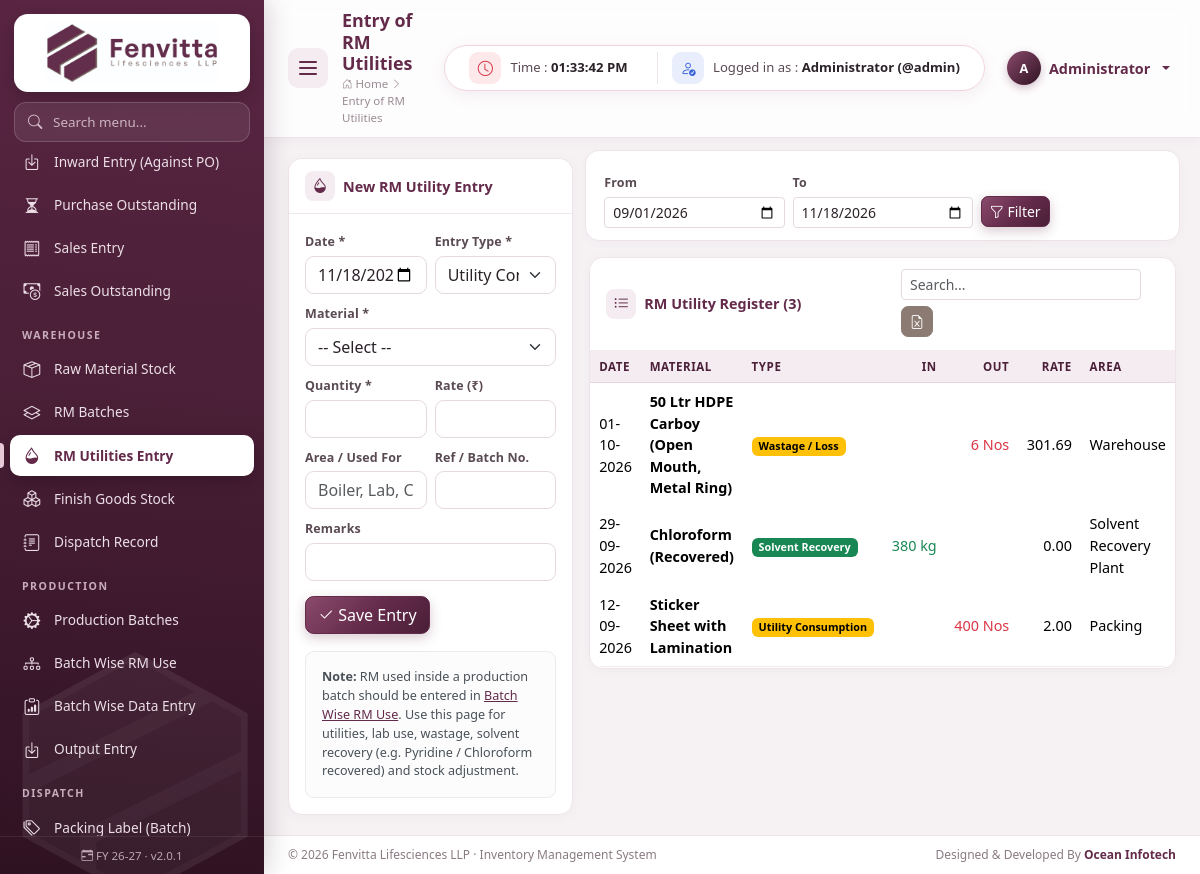
The app's page /modules/rm_utilities/index.php (signed in) with its own data.
### tables this page shows
CREATE TABLE rm_utilities (
  id INT AUTO_INCREMENT PRIMARY KEY,
  entry_date DATE NOT NULL,
  item_id INT NOT NULL,
  entry_type VARCHAR(30) NOT NULL,
  qty DECIMAL(14,3) NOT NULL DEFAULT 0,
  rate DECIMAL(14,2) NOT NULL DEFAULT 0,
  area VARCHAR(100) NULL,
  ref_no VARCHAR(60) NULL,
  remarks VARCHAR(255) NULL,
  created_by INT NULL,
  created_at TIMESTAMP DEFAULT CURRENT_TIMESTAMP,
  INDEX (item_id), INDEX (entry_date)
);

CREATE TABLE items (
  id INT AUTO_INCREMENT PRIMARY KEY,
  item_type ENUM('RM','PM','FG','CONSUMABLE','SERVICE') NOT NULL DEFAULT 'RM',
  code VARCHAR(40) NULL,
  name VARCHAR(150) NOT NULL,
  cas_no VARCHAR(40) NULL,
  grade VARCHAR(60) NULL,
  hsn VARCHAR(20) NULL,
  unit VARCHAR(15) NOT NULL DEFAULT 'kg',
  gst_rate DECIMAL(5,2) NOT NULL DEFAULT 18,
  std_rate DECIMAL(14,2) NOT NULL DEFAULT 0,
  reorder_level DECIMAL(14,3) NOT NULL DEFAULT 0,
  opening_qty DECIMAL(14,3) NOT NULL DEFAULT 0,
  opening_rate DECIMAL(14,2) NOT NULL DEFAULT 0,
  opening_date DATE NULL,
  shelf_life_months INT NOT NULL DEFAULT 0,
  is_active TINYINT(1) NOT NULL DEFAULT 1,
  created_at TIMESTAMP DEFAULT CURRENT_TIMESTAMP,
  INDEX (item_type)
);

### includes/db.php (called while the page is built, shortened)
<?php
$conn = null;
function db()
{
    global $conn;
    if ($conn === null) {
        try {
            $conn = mysqli_connect(DB_HOST, DB_USER, DB_PASS, DB_NAME, DB_PORT);
            mysqli_set_charset($conn, 'utf8mb4');
        } catch (mysqli_sql_exception $e) {
            http_response_code(500);
            die('<h3 style="font-family:sans-serif;color:#632a4a">Database connection failed.</h3>'
                . '<p style="font-family:sans-serif">Check <code>config/config.php</code> and import <code>database/fenvita_inventory.sql</code>.<br><small>'
                . htmlspecialchars($e->getMessage()) . '</small></p>');
        }
    }
    return $conn;
}
function q($sql, $params = [])
{
    $stmt = mysqli_prepare(db(), $sql);
    if ($params) {
        $types = '';
        $values = [];
        foreach ($params as $p) {
            if (is_int($p)) {
                $types .= 'i';
            } elseif (is_float($p)) {
                $types .= 'd';
            } else {
                $types .= 's';
            }
            $values[] = $p;
        }
        mysqli_stmt_bind_param($stmt, $types, ...$values);
    }
    mysqli_stmt_execute($stmt);
    $result = mysqli_stmt_get_result($stmt);
    return $result === false ? true : $result;
}
function rows($sql, $params = [])
{
    $result = q($sql, $params);
    return mysqli_fetch_all($result, MYSQLI_ASSOC);
}
function row($sql, $params = [])
{
    $result = q($sql, $params);
    $r = mysqli_fetch_assoc($result);
    return $r ?: null;
}
function val($sql, $params = [])
{
    $result = q($sql, $params);
    $r = mysqli_fetch_row($result);
    return $r ? $r[0] : null;
}

### modules/rm_utilities/index.php (the view, shortened to what this page needs)
<?php
$entryTypes = [
    'Utility Consumption' => 'OUT',
    'Lab / QC Use' => 'OUT',
    'Wastage / Loss' => 'OUT',
    'Return to Vendor' => 'OUT',
    'Adjustment (-)' => 'OUT',
    'Solvent Recovery' => 'IN',
    'Return from Plant' => 'IN',
    'Adjustment (+)' => 'IN',
];
$from = get('from', date('Y-m-01', strtotime('-2 month')));
$to = get('to', today());
$list = rows('SELECT u.*, i.name item_name, i.unit FROM rm_utilities u JOIN items i ON i.id = u.item_id
              WHERE u.entry_date BETWEEN ? AND ? ORDER BY u.entry_date DESC, u.id DESC', [$from, $to]);
$items = items_for(['RM', 'PM', 'CONSUMABLE']);
include ROOT_PATH . '/includes/header.php';
?>
<div class="row g-3">
    <div class="col-xl-4">
        <div class="card">
            <div class="card-header"><i class="bi bi-droplet-half"></i> New RM Utility Entry</div>
            <div class="card-body">
                <form method="post">
                    <div class="row g-2">
                        <div class="col-6"><label class="form-label">Date *</label><input type="date" name="entry_date" class="form-control" value="<?= today() ?>" required></div>
                        <div class="col-6">
                            <label class="form-label">Entry Type *</label>
                            <select name="entry_type" class="form-select" required>
                                <optgroup label="Stock OUT">
                                    <?php foreach ($entryTypes as $t => $dir) if ($dir === 'OUT') echo '<option>' . e($t) . '</option>'; ?>
                                </optgroup>
                            </select>
                        </div>
                        <div class="col-12">
                            <label class="form-label">Material *</label>
                            <select name="item_id" class="form-select" required data-stock-hint="#stockHint" data-rate-target="#rate"><?= item_options($items, null, true) ?></select>
                        </div>
                        <div class="col-6"><label class="form-label">Quantity *</label><input type="number" step="0.001" name="qty" class="form-control" required></div>
                        <div class="col-6"><label class="form-label">Rate (₹)</label><input type="number" step="0.01" name="rate" id="rate" class="form-control"></div>
                        <div class="col-6"><label class="form-label">Area / Used For</label><input name="area" class="form-control" list="areaList" placeholder="Boiler, Lab, Cleaning...">
                            </div>
                        <div class="col-6"><label class="form-label">Ref / Batch No.</label><input name="ref_no" class="form-control"></div>
                        <div class="col-12"><label class="form-label">Remarks</label><input name="remarks" class="form-control"></div>
                    </div>
                    <button class="btn btn-primary mt-3"><i class="bi bi-check2"></i> Save Entry</button>
                </form>
                <div class="alert alert-light small mt-3 mb-0">
                    <b>Note:</b> RM used inside a production batch should be entered in <a href="<?= url('batch_rm') ?>">Batch Wise RM Use</a>.
                    Use this page for utilities, lab use, wastage, solvent recovery (e.g. Pyridine / Chloroform recovered) and stock adjustment.
                </div>
            </div>
        </div>
    </div>
    <div class="col-xl-8">
        <form class="filter-bar row g-2 align-items-end">
            <div class="col-md-4"><label class="form-label">From</label><input type="date" name="from" class="form-control form-control-sm" value="<?= e($from) ?>"></div>
            <div class="col-md-4"><label class="form-label">To</label><input type="date" name="to" class="form-control form-control-sm" value="<?= e($to) ?>"></div>
            <div class="col-md-4"><button class="btn btn-sm btn-primary"><i class="bi bi-funnel"></i> Filter</button></div>
        </form>
        <div class="card">
            <div class="card-header"><i class="bi bi-list-ul"></i> RM Utility Register (<?= count($list) ?>)
                <div class="actions">
                    <input class="form-control form-control-sm table-search" placeholder="Search..." data-table-search="#tbl">
                    <button class="btn btn-sm btn-accent" data-export="#tbl" data-filename="rm-utilities"><i class="bi bi-file-earmark-excel"></i></button>
                </div>
            </div>
            <div class="table-responsive">
                <table class="table table-sm table-hover" id="tbl">
                    <thead><tr><th>Date</th><th>Material</th><th>Type</th><th class="num">In</th><th class="num">Out</th><th class="num">Rate</th><th>Area</th><th>Ref</th><th>Remarks</th><th class="no-export"></th></tr></thead>
                    <tbody>
                    <?php foreach ($list as $u): $in = ($entryTypes[$u['entry_type']] ?? 'OUT') === 'IN'; ?>
                        <tr>
                            <td><?= dmy($u['entry_date']) ?></td>
                            <td class="fw-semibold"><?= e($u['item_name']) ?></td>
                            <td><span class="badge <?= $in ? 'text-bg-success' : 'text-bg-warning' ?>"><?= e($u['entry_type']) ?></span></td>
                            <td class="num text-success"><?= $in ? qty($u['qty']) . ' ' . e($u['unit']) : '' ?></td>
                            <td class="num text-danger"><?= $in ? '' : qty($u['qty']) . ' ' . e($u['unit']) ?></td>
                            <td class="num"><?= inr($u['rate']) ?></td>
                            <td><?= e($u['area']) ?></td>
                        </tr>
                    <?php endforeach; ?>
                    </tbody>
                </table>
            </div>
        </div>
    </div>
</div>
<?php include ROOT_PATH . '/includes/footer.php'; ?>

### assets/css/style.css (style rules this page uses)
:root { --fv-primary: #632a4a; --fv-primary-dark: #4a1f37; --fv-primary-deep: #2f1222; --fv-primary-soft: #8a4a6c; --fv-primary-light: #f5ecf1; --fv-accent: #8c7b73; --fv-accent-light: #efe9e6; --fv-bg: #f6f2f4; --fv-text: #2b2228; --sidebar-w: 264px; --sidebar-mini-w: 78px; --ease: cubic-bezier(.4, 0, .2, 1); --bs-primary: #632a4a; --bs-primary-rgb: 99, 42, 74; --bs-link-color: #632a4a; --bs-link-color-rgb: 99, 42, 74; --bs-link-hover-color: #4a1f37; --bs-link-hover-color-rgb: 74, 31, 55; --bs-body-font-family: "Segoe UI", Inter, Roboto, "Helvetica Neue", Arial, sans-serif; --bs-body-color: #2b2228; --bs-border-radius: .55rem; }
body { background: var(--fv-bg); font-size: .9rem; }
* { scrollbar-width: thin; scrollbar-color: #cdb7c3 transparent; }
.btn { transition: all .2s var(--ease); font-weight: 500; }
.btn-primary { --bs-btn-bg: var(--fv-primary); --bs-btn-border-color: var(--fv-primary); --bs-btn-hover-bg: var(--fv-primary-dark); --bs-btn-hover-border-color: var(--fv-primary-dark); --bs-btn-active-bg: var(--fv-primary-deep); --bs-btn-active-border-color: var(--fv-primary-deep); --bs-btn-disabled-bg: var(--fv-primary); --bs-btn-disabled-border-color: var(--fv-primary); background-image: linear-gradient(135deg, var(--fv-primary-soft) 0%, var(--fv-primary) 55%, var(--fv-primary-dark) 100%); box-shadow: 0 4px 12px rgba(99, 42, 74, .25); }
.btn-accent { --bs-btn-color: #fff; --bs-btn-bg: var(--fv-accent); --bs-btn-border-color: var(--fv-accent); --bs-btn-hover-color: #fff; --bs-btn-hover-bg: #74655e; --bs-btn-hover-border-color: #74655e; --bs-btn-active-color: #fff; --bs-btn-active-bg: #655750; }
.btn-sm { border-radius: .45rem; }
.form-control, .form-select { border-color: #e4d9df; transition: border-color .2s, box-shadow .2s; }
.form-label { font-weight: 600; font-size: .78rem; color: #5a4a53; margin-bottom: .25rem; letter-spacing: .01em; }
.content > *, .content > .row > [class*="col"] { animation: fadeUp .5s var(--ease) both; }
.content > .row > [class*="col"]:nth-child(2) { animation-delay: .07s; }
.table tbody tr { animation: fadeIn .4s ease both; }
.card { border: 1px solid #ede3e8; border-radius: 14px; box-shadow: 0 2px 12px rgba(99, 42, 74, .045); transition: box-shadow .25s, transform .25s; }
.card-header { background: #fff; border-bottom: 1px solid #f1e8ed; font-weight: 700; color: var(--fv-primary); padding: 12px 16px; border-radius: 14px 14px 0 0 !important; display: flex; align-items: center; gap: 8px; flex-wrap: wrap; }
.card-header > i:first-child { width: 30px; height: 30px; border-radius: 8px; display: inline-grid; place-items: center; background: var(--fv-primary-light); font-size: .95rem; }
.card-header .actions { margin-left: auto; display: flex; gap: 6px; flex-wrap: wrap; align-items: center; }
.table { --bs-table-hover-bg: #fbf5f8; margin-bottom: 0; }
.table thead th { background: var(--fv-primary-light); color: var(--fv-primary-dark); font-size: .72rem; text-transform: uppercase; letter-spacing: .05em; font-weight: 700; white-space: nowrap; border-bottom: 1px solid #e6d6df; vertical-align: middle; }
.table td { vertical-align: middle; border-color: #f2eaee; }
.table-hover tbody tr { transition: background .15s; }
.table-sm td, .table-sm th { padding: .45rem .55rem; }
.table-responsive { border-radius: 0 0 14px 14px; }
.num { text-align: right; white-space: nowrap; font-variant-numeric: tabular-nums; }
.badge { font-weight: 600; padding: .38em .65em; border-radius: 6px; }
.filter-bar { background: #fff; border: 1px solid #ede3e8; border-radius: 14px; padding: 12px 14px; margin-bottom: 16px; box-shadow: 0 2px 10px rgba(99, 42, 74, .035); }
.table-search { max-width: 240px; }

### records on screen
rm_utilities: entry_date "01-10-2026", item.name "50 Ltr HDPE Carboy (Open Mouth, Metal Ring)", entry_type "Wastage / Loss", qty "6", item.unit "Nos", rate "301.69", area "Warehouse"
rm_utilities: entry_date "29-09-2026", item.name "Chloroform (Recovered)", entry_type "Solvent Recovery", qty "380", item.unit "kg", rate "0.00", area "Solvent Recovery Plant"
rm_utilities: entry_date "12-09-2026", item.name "Sticker Sheet with Lamination", entry_type "Utility Consumption", qty "400", item.unit "Nos", rate "2.00", area "Packing"

### other values on screen
$navSub[0] "Inward Entry (Against PO)"
$navSub[0] "Purchase Outstanding"
$navSub[0] "Sales Entry"
$navSub[0] "Sales Outstanding"
$navItem[0] "WAREHOUSE"
$navSub[0] "Raw Material Stock"
$navSub[0] "RM Batches"
$navSub[0] "RM Utilities Entry"
$navSub[0] "Finish Goods Stock"
$navSub[0] "Dispatch Record"
$navItem[0] "PRODUCTION"
$navSub[0] "Production Batches"
$navSub[0] "Batch Wise RM Use"
$navSub[0] "Batch Wise Data Entry"
$navSub[0] "Output Entry"
